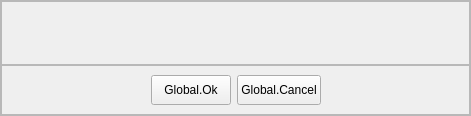
<?xml version="1.0" encoding="UTF-8"?>
<ui version="4.0">
 <class>QuestionDialogFrame</class>
 <widget class="QFrame" name="QuestionDialogFrame">
  <property name="geometry">
   <rect>
    <x>0</x>
    <y>0</y>
    <width>471</width>
    <height>116</height>
   </rect>
  </property>
  <property name="windowTitle">
   <string>Frame</string>
  </property>
  <property name="frameShape">
   <enum>QFrame::StyledPanel</enum>
  </property>
  <property name="frameShadow">
   <enum>QFrame::Raised</enum>
  </property>
  <layout class="QVBoxLayout" name="verticalLayout_2">
   <property name="spacing">
    <number>0</number>
   </property>
   <property name="leftMargin">
    <number>0</number>
   </property>
   <property name="topMargin">
    <number>0</number>
   </property>
   <property name="rightMargin">
    <number>0</number>
   </property>
   <property name="bottomMargin">
    <number>0</number>
   </property>
   <item>
    <widget class="QFrame" name="frame">
     <property name="frameShape">
      <enum>QFrame::StyledPanel</enum>
     </property>
     <property name="frameShadow">
      <enum>QFrame::Raised</enum>
     </property>
     <layout class="QVBoxLayout" name="verticalLayout">
      <property name="leftMargin">
       <number>10</number>
      </property>
      <property name="topMargin">
       <number>10</number>
      </property>
      <property name="rightMargin">
       <number>10</number>
      </property>
      <property name="bottomMargin">
       <number>10</number>
      </property>
      <item>
       <widget class="QLabel" name="labelDialogQuestion">
        <property name="text">
         <string/>
        </property>
        <property name="wordWrap">
         <bool>true</bool>
        </property>
       </widget>
      </item>
     </layout>
    </widget>
   </item>
   <item>
    <widget class="QFrame" name="frame_2">
     <property name="minimumSize">
      <size>
       <width>0</width>
       <height>50</height>
      </size>
     </property>
     <property name="maximumSize">
      <size>
       <width>16777215</width>
       <height>50</height>
      </size>
     </property>
     <property name="frameShape">
      <enum>QFrame::StyledPanel</enum>
     </property>
     <property name="frameShadow">
      <enum>QFrame::Raised</enum>
     </property>
     <layout class="QHBoxLayout" name="horizontalLayout_2">
      <item>
       <spacer name="horizontalSpacer_2">
        <property name="orientation">
         <enum>Qt::Horizontal</enum>
        </property>
        <property name="sizeHint" stdset="0">
         <size>
          <width>0</width>
          <height>20</height>
         </size>
        </property>
       </spacer>
      </item>
      <item>
       <widget class="QPushButton" name="buttonDialogOk">
        <property name="minimumSize">
         <size>
          <width>80</width>
          <height>30</height>
         </size>
        </property>
        <property name="maximumSize">
         <size>
          <width>16777215</width>
          <height>30</height>
         </size>
        </property>
        <property name="text">
         <string>Global.Ok</string>
        </property>
       </widget>
      </item>
      <item>
       <widget class="QPushButton" name="buttonDialogCancel">
        <property name="minimumSize">
         <size>
          <width>80</width>
          <height>30</height>
         </size>
        </property>
        <property name="maximumSize">
         <size>
          <width>16777215</width>
          <height>30</height>
         </size>
        </property>
        <property name="text">
         <string>Global.Cancel</string>
        </property>
       </widget>
      </item>
      <item>
       <spacer name="horizontalSpacer_3">
        <property name="orientation">
         <enum>Qt::Horizontal</enum>
        </property>
        <property name="sizeHint" stdset="0">
         <size>
          <width>1</width>
          <height>20</height>
         </size>
        </property>
       </spacer>
      </item>
     </layout>
    </widget>
   </item>
  </layout>
 </widget>
 <resources/>
 <connections/>
</ui>
